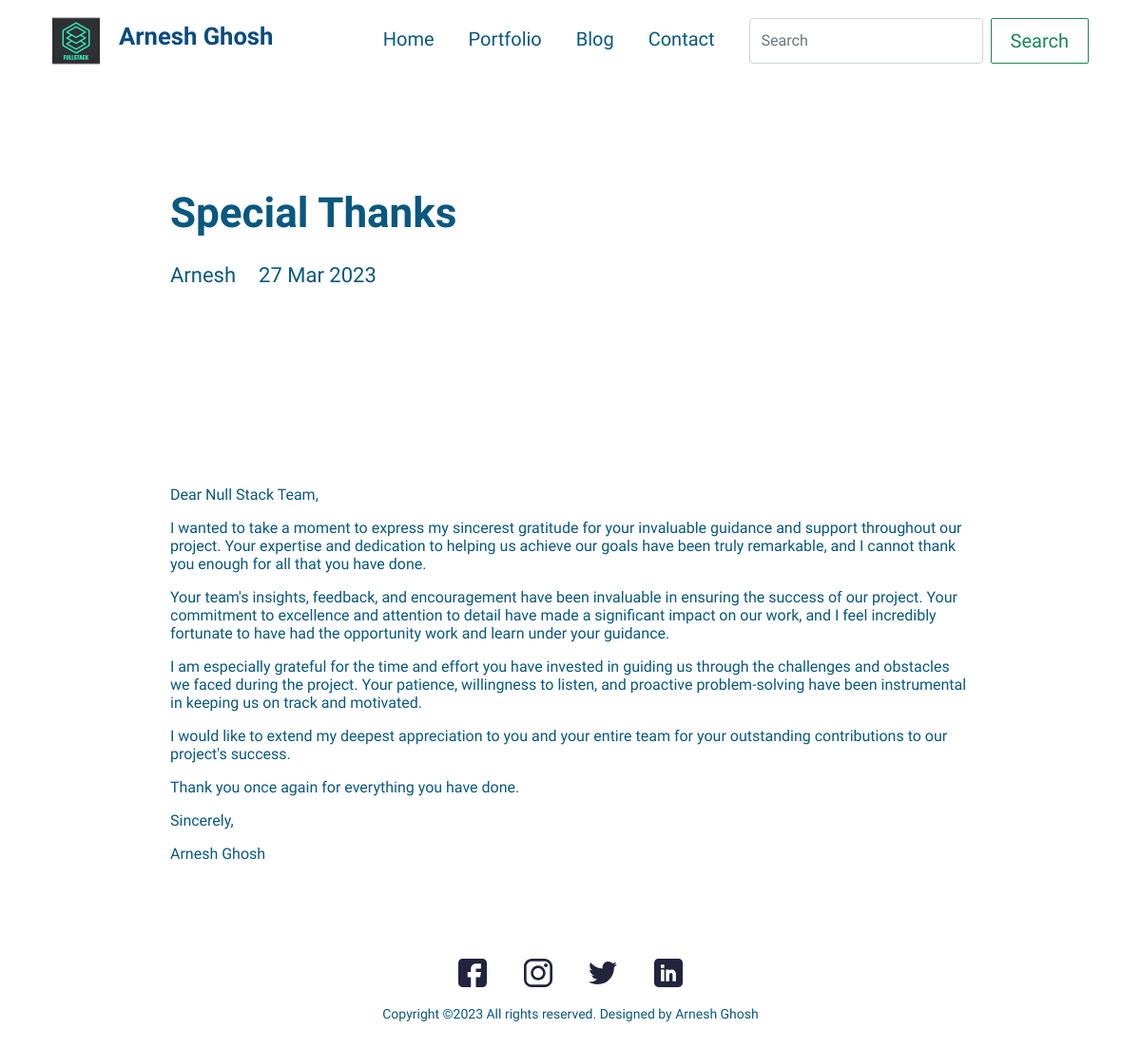
Screenshot of /blog/special-thanks with the database file from the repository.
### main/models.py (models this page shows, shortened)
class Blog(models.Model):
    class Meta:
        verbose_name_plural = 'Blog Profiles'
        verbose_name = 'Blog'
        ordering = ["timestamp"]
    timestamp = models.DateTimeField(auto_now_add=True)
    author = models.CharField(max_length=200, blank=True, null=True)
    name = models.CharField(max_length=200, blank=True, null=True)
    description = models.CharField(max_length=500, blank=True, null=True)
    body = RichTextField(blank=True, null=True)
    slug = models.SlugField(null=True, blank=True)
    image = models.ImageField(blank=True, null=True, upload_to="blog")
    is_active = models.BooleanField(default=True)

### main/views.py (the view)
# urls.py: path('blog/<slug:slug>', views.BlogDetailView.as_view(), name="blog"),
class BlogDetailView(generic.DetailView):
	model = Blog
	template_name = "main/blog-detail.html"

### resume_demo/context_processors.py (called while the page is built)
def project_context(request):
	context = {
		'me': User.objects.first(),
	}
	return context

### main/templates/main/blog-detail.html (shortened to what this page needs)
{% extends 'main/base.html' %}
{% load static %}
{% block content %}
<section>
  <div class="innerPageBannerCol">
    <div class="container">
      <div class="row g-4 g-md-3  align-items-center">
        <div class="col-md-6">
          <div class="bannerContent">
            <h1 class="xlTitle pb-md-3" style="color:rgb(9, 88, 128);">{{object.name|title}}</h1>
          </div>
        </div>
      </div>
      <div class="row">
        <div class="col-md-auto">
          <div class="authorCol">
            <h4 class="smTitle pb-3" style="color:rgb(9, 88, 128);">{{object.author|title}}</h4>
          </div>
        </div>
        <div class="col-md">
          <h4 class="smTitle pb-3" style="color:rgb(9, 88, 128);">{{object.timestamp.date}}</h4>
        </div>
      </div>
    </div>
  </div>
</section>
<section>
  <div class="sectionSpaceSm">
    <div class="container" style="color:rgb(9, 88, 128);">
      {{object.body|safe}}
    </div>
  </div>
</section>
{% endblock %}

### static/css/style.css (style rules this page uses)
:root { --primaryColor: #9C07B6; --primaryDarkColor: #e18ef0; --primaryHoverColor: #900AA8; --secondaryColor: #F9B000; --baseColor: #3e4267; --baseFont: 'Heebo', sans-serif; --titleFont: 'Courier Prime', monospace; --regular: 400; --medium: 500; --bold: 700; --black: 900; --lightBg: #a8d5e5; }
html { scroll-behavior: smooth; }
body { font-family: var(--baseFont); color: var(--baseColor); line-height: normal; }
.xlTitle { font-size: 44px; line-height: 1.3; font-weight: var(--bold); font-family: var(--titleFont) }
.smTitle { font-size: 22px; line-height: normal; font-weight: var(--regular); font-family: var(--titleFont) }
.sectionSpaceSm { padding: 35px 0; }
.innerPageBannerCol { padding: 180px 0 150px; }
@media (min-width:992px) { .container, .container-lg, .container-md, .container-sm, .container-xl, .container-xxl { max-width: 890px; } }

### rows the page displays
Blog: name "Special Thanks", author "Arnesh", timestamp "27 Mar 2023", body "Dear Null Stack Team, I wanted to take a moment to express my sincerest gratitude for your invaluable guidance and support throughout our project. Your expertise and dedication to helping us achieve our goals have been truly remarkable, and I cannot thank you enough for all that you have done. Your team's insights, feedback, and encouragement have been invaluable in ensuring the success of our project. Your commitment to excellence and attention to detail have made a significant impact on our work, and I feel incredibly fortunate to have had the opportunity work and learn under your guidance. I am especially grateful for the time and effort you have invested in guiding us through the…"
